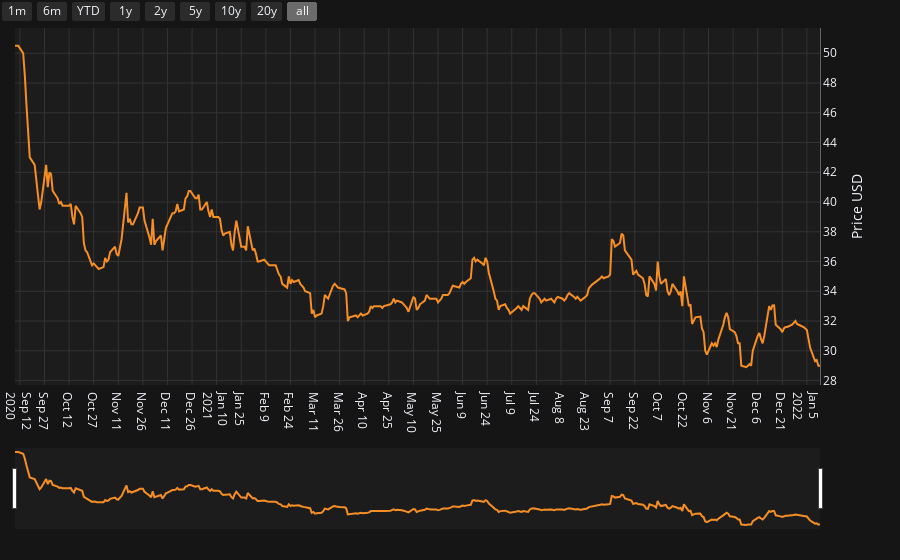

The code cell stored with this chart in its notebook:
### Code cell
fig=px.line(dataAL30, x="Date",y="Bid")
fig.update_layout(template="plotly_dark",plot_bgcolor="#1C1C1C",margin=dict(l=2, r=80, t=2, b=20),paper_bgcolor="#151516")
fig.update_yaxes(gridcolor = '#333333',linecolor = '#636363',dtick = 2,side="right",title="Price USD")
fig.update_xaxes(gridcolor = '#333333',title="",showticklabels = True,dtick = 15*86400000,ticklabelmode="instant")
fig.update_traces(line=dict(color="#f68e26"))


fig.update_xaxes(rangeselector=dict(
                buttons=list([
                    dict(count=1,
                        label='1m',
                        step='month',
                        stepmode='backward'),
                    dict(count=6,
                        label='6m',
                        step='month',
                        stepmode='backward'),
                    dict(count=1,
                        label='YTD',
                        step='year',
                        stepmode='todate'),
                    dict(count=1,
                        label='1y',
                        step='year',
                        stepmode='backward'),
                    dict(count=2,
                        label='2y',
                        step='year',
                        stepmode='backward'),
                    dict(count=5,
                        label='5y',
                        step='year',
                        stepmode='backward'),
                    dict(count=10,
                        label='10y',
                        step='year',
                        stepmode='backward'),
                    dict(count=20,
                        label='20y',
                        step='year',
                        stepmode='backward'),
                        dict(step='all')
                ])
            ),
            rangeslider=dict(
                visible = True
            ),
            rangeselector_bgcolor="#2b2b2b")

fig.show()

### Figure 1 — Plotly figure (JSON) as saved in the notebook; plotly's stock layout.template omitted (floating-point values rounded to 4 significant figures; data arrays with more than 128 entries replaced by an {"elided": "..."} marker saying what was removed)
{"data": [{"hovertemplate": "Date=%{x}<br>Bid=%{y}<extra></extra>", "legendgroup": "", "line": {"color": "#f68e26", "dash": "solid"}, "marker": {"symbol": "circle"}, "mode": "lines", "name": "", "orientation": "v", "showlegend": false, "type": "scatter", "x": {"elided": "352 str values"}, "xaxis": "x", "y": {"elided": "352 float values"}, "yaxis": "y"}], "layout": {"legend": {"tracegroupgap": 0}, "margin": {"b": 20, "l": 2, "r": 80, "t": 2}, "paper_bgcolor": "#151516", "plot_bgcolor": "#1C1C1C", "xaxis": {"anchor": "y", "domain": [0, 1], "dtick": 1296000000, "gridcolor": "#333333", "rangeselector": {"bgcolor": "#2b2b2b", "buttons": [{"count": 1, "label": "1m", "step": "month", "stepmode": "backward"}, {"count": 6, "label": "6m", "step": "month", "stepmode": "backward"}, {"count": 1, "label": "YTD", "step": "year", "stepmode": "todate"}, {"count": 1, "label": "1y", "step": "year", "stepmode": "backward"}, {"count": 2, "label": "2y", "step": "year", "stepmode": "backward"}, {"count": 5, "label": "5y", "step": "year", "stepmode": "backward"}, {"count": 10, "label": "10y", "step": "year", "stepmode": "backward"}, {"count": 20, "label": "20y", "step": "year", "stepmode": "backward"}, {"step": "all"}]}, "rangeslider": {"visible": true}, "showticklabels": true, "ticklabelmode": "instant", "title": {"text": ""}}, "yaxis": {"anchor": "x", "domain": [0, 1], "dtick": 2, "gridcolor": "#333333", "linecolor": "#636363", "side": "right", "title": {"text": "Price USD"}}}}
